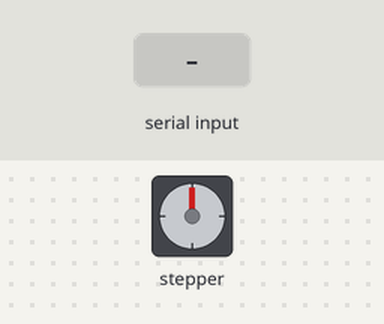
Simulated run of this sketch. Board: Arduino Uno, built with avr-gcc and run on an emulated ATmega328P. Shown: stepper motor. The test bench sets the inputs (shaded band). Stepper angles assume 200 steps per turn; what the sketch prints to the serial monitor is not drawn.

Above: at 1.4 s.
1.5 s: "A90\n" received over Serial
At 2.6 s:
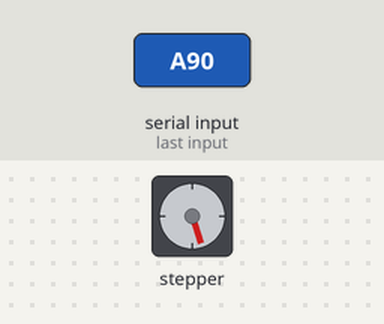
3.2 s: "R90\n" received over Serial
At 3.9 s:
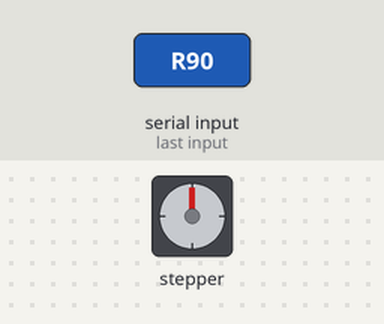
4.9 s: "R,45\n" received over Serial
At 5.5 s:
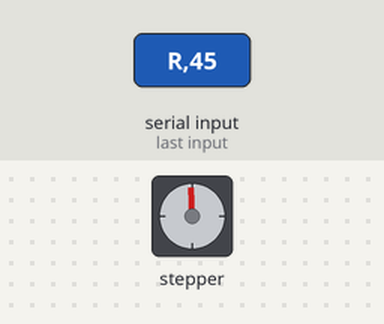
7.9 s: "r90\n" received over Serial
At 8.7 s:
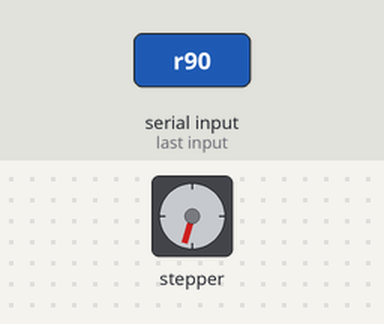
9.6 s: "a90\n" received over Serial
At 11.2 s:
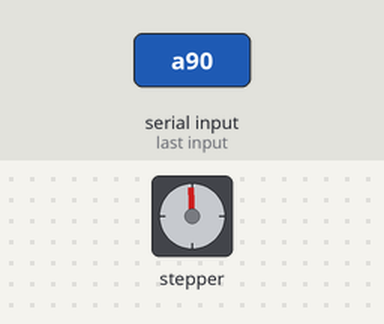
Timing chart, 0 to 12.3 s (numbered marks = the images above; inputs shaded):
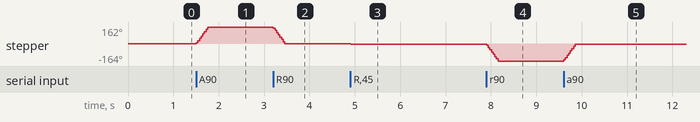

Measured:
- after the input at 1.5 s, stepper: turns 162° clockwise in 0.25 s, starting at once
- after the input at 3.2 s, stepper: turns 162° counter-clockwise in 0.25 s, starting at once
- after the input at 7.9 s, stepper: turns 162° counter-clockwise in 0.25 s, starting at once
- after the input at 9.6 s, stepper: turns 162° clockwise in 0.25 s, starting at once

The sketch:

motor_paso.ino
```cpp
#include <Stepper.h>

// Número de pasos por revolución (ajústalo a tu motor)
const int stepsPerRevolution = 200;

// Pines de conexión al L298N (igual que en tu ejemplo)
Stepper myStepper(stepsPerRevolution, 8, 9, 10, 11);

void setup() {
  myStepper.setSpeed(100);  // Velocidad en RPM
  Serial.begin(9600);
  Serial.println("=== Control de motor paso a paso (L298N + NEMA 17 6 cables) ===");
  Serial.println("Comandos disponibles:");
  Serial.println("  A  = avanzar 1 paso");
  Serial.println("  R  = retroceder 1 paso");
  Serial.println("  A10 = avanzar 10 pasos");
  Serial.println("  R20 = retroceder 20 pasos");
  Serial.println("---------------------------------------------------------------");
}

void loop() {
  // Espera hasta recibir un comando completo (terminado en Enter)
  if (Serial.available() > 0) {
    String comando = Serial.readStringUntil('\n');  // Leer hasta Enter
    comando.trim();  // Elimina espacios o saltos de línea

    if (comando.length() == 0) return; // si está vacío, no hace nada

    char dir = comando.charAt(0);  // Primer carácter: dirección
    int pasos = 1;                 // Valor por defecto

    // Si hay números después de la letra, los convierte a entero
    if (comando.length() > 1) {
      pasos = comando.substring(1).toInt();
      if (pasos <= 0) pasos = 1;
    }

    // Ejecuta la acción
    if (dir == 'A' || dir == 'a') {
      myStepper.step(pasos);
      Serial.print("→ Avance de ");
      Serial.print(pasos);
      Serial.println(" pasos");
    }
    else if (dir == 'R' || dir == 'r') {
      myStepper.step(-pasos);
      Serial.print("← Retroceso de ");
      Serial.print(pasos);
      Serial.println(" pasos");
    }
    else {
      Serial.println("Comando no reconocido. Usa A o R seguido de un número opcional.");
    }
  }
}
```
